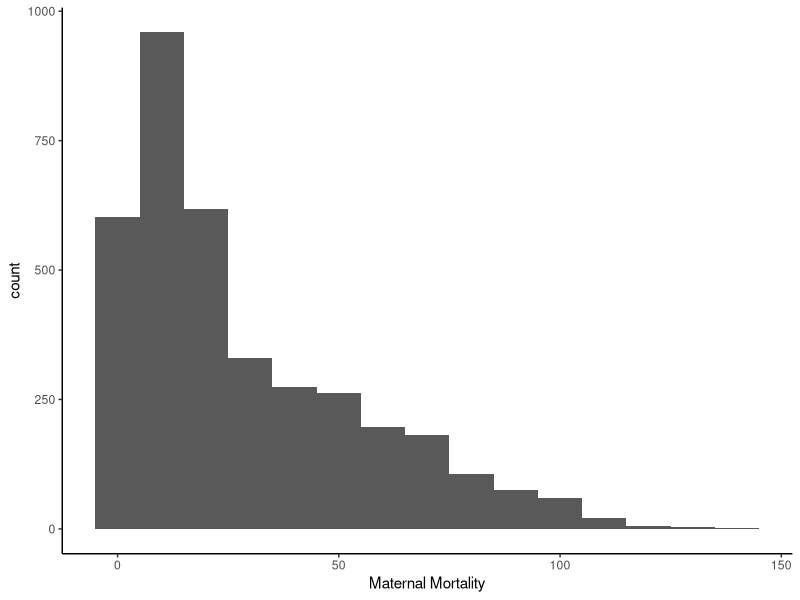
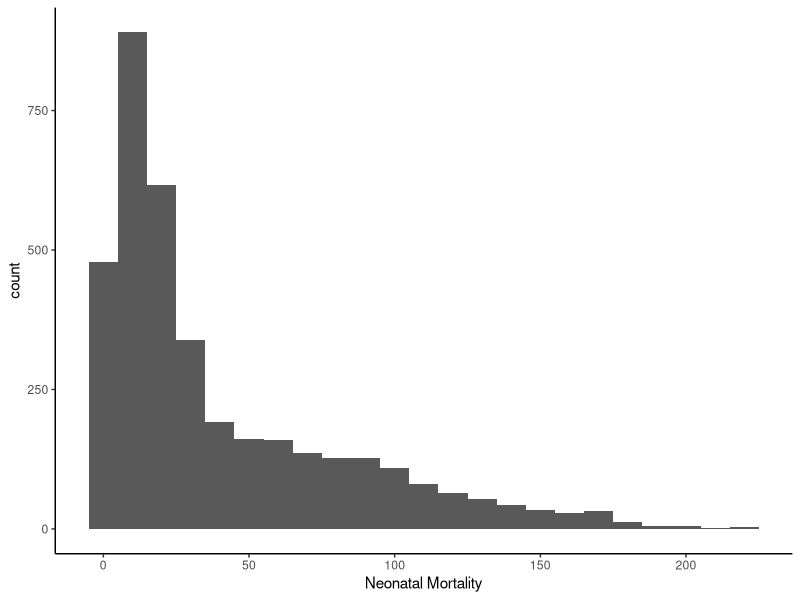
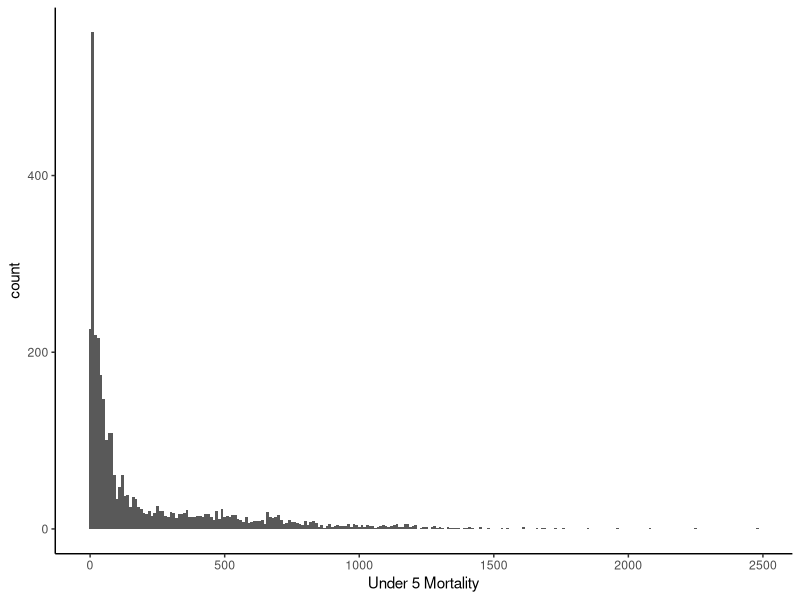
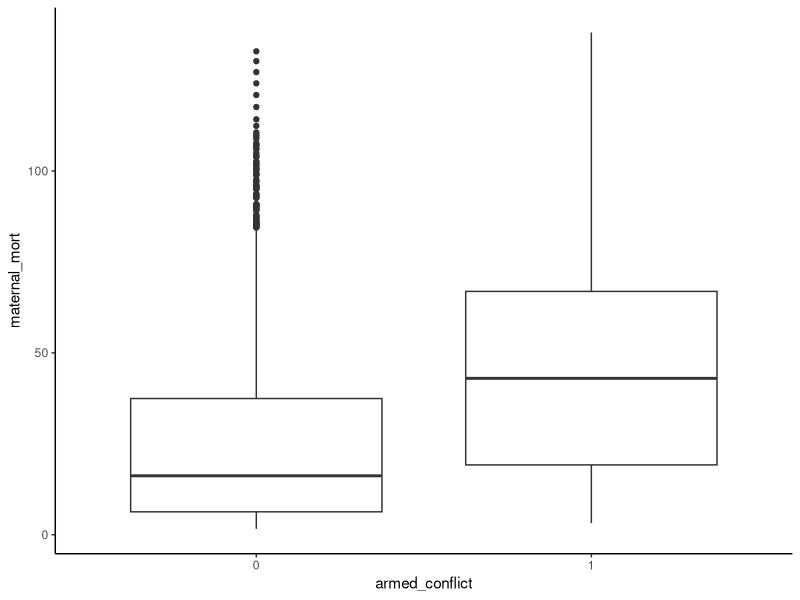
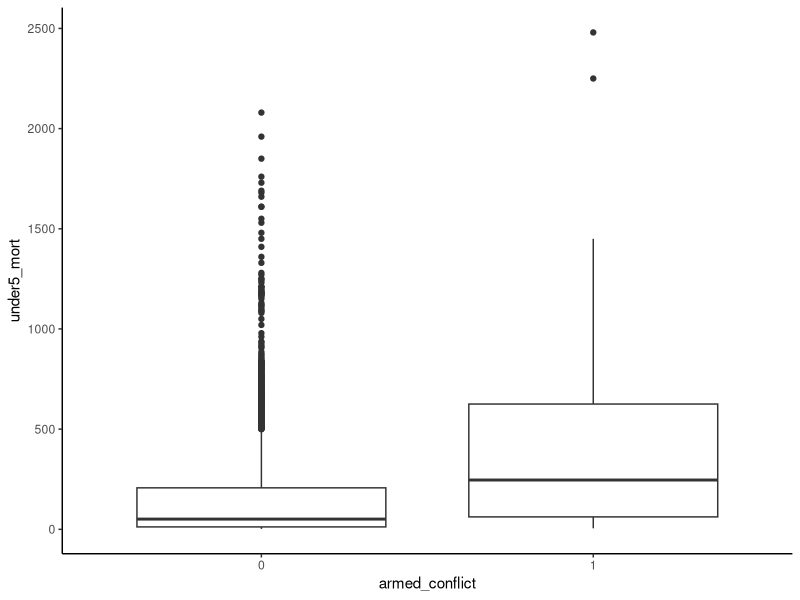
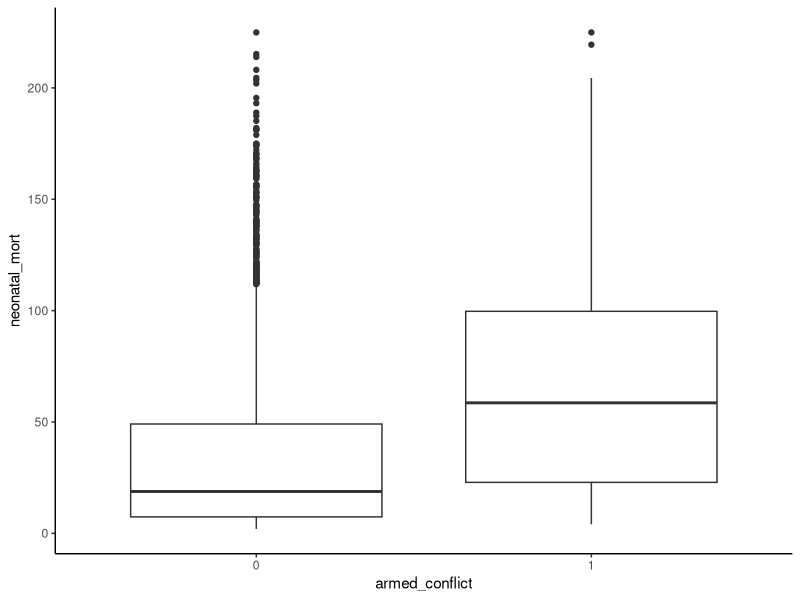
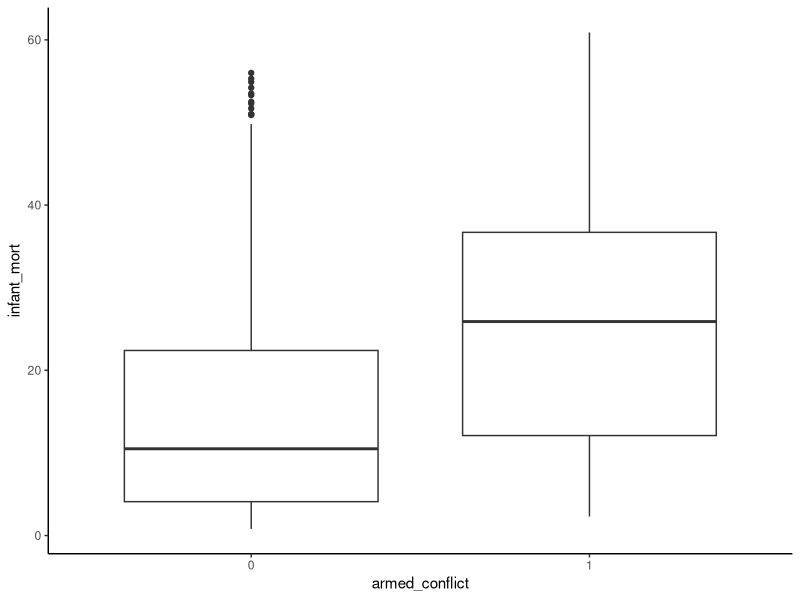
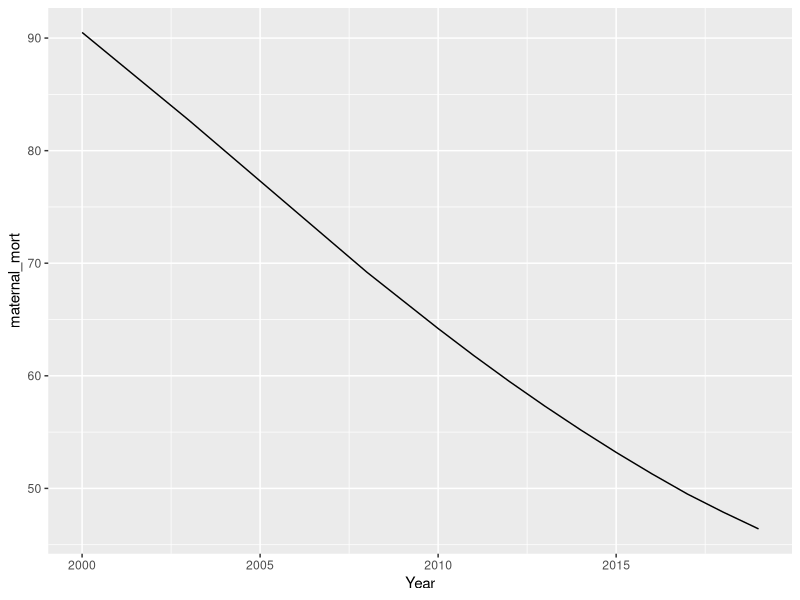

These charts were generated, in order, by the following R code:
## ---- chunk 1
library(tidyverse)
df <- read.csv("data/original/finalmerged_data.csv")
head(df)
tail(df)
df %>% slice_sample(n=6)
## ---- chunk 2
glimpse(df)
str(df)
summary(df)
## ---- chunk 3
df$armed_conflict <- factor(df$armed_conflict)
## ---- chunk 4
df %>% ggplot(aes(x = maternal_mort)) +
  geom_histogram(binwidth = 10) +
  theme_classic() +
  labs(
    x = "Maternal Mortality"
  )

df %>% ggplot(aes(x = neonatal_mort)) +
  geom_histogram(binwidth = 10) +
  theme_classic() +
  labs(
    x = "Neonatal Mortality"
  )

df %>% ggplot(aes(x = under5_mort)) +
  geom_histogram(binwidth = 10) +
  theme_classic() +
  labs(
    x = "Under 5 Mortality"
  )

## ---- chunk 5
ggplot(df, aes(x=armed_conflict, y=maternal_mort)) +
  geom_boxplot() +
  theme_classic()

ggplot(df, aes(x=armed_conflict, y=under5_mort)) +
  geom_boxplot() +
  theme_classic()

ggplot(df, aes(x=armed_conflict, y=neonatal_mort)) +
  geom_boxplot() +
  theme_classic()
ggplot(df, aes(x=armed_conflict, y=infant_mort)) +
  geom_boxplot() +
  theme_classic()
## ---- chunk 6
df %>% filter(ISO == "AFG") %>% ggplot(aes(x=Year, y=maternal_mort))+
  geom_line()

ggplot(df, aes(x=Year, y=log(maternal_mort))) + 
  geom_line(aes(group=ISO)) +
  facet_wrap(~armed_conflict)

ggplot(df, aes(x=Year, y=log(infant_mort))) + 
  geom_line(aes(group=ISO))+
  facet_wrap(~armed_conflict)

ggplot(df, aes(x=Year, y=log(neonatal_mort))) + 
  geom_line(aes(group=ISO))+
  facet_wrap(~armed_conflict)

ggplot(df, aes(x=Year, y=log(under5_mort))) + 
  geom_line(aes(group=ISO))+
  facet_wrap(~armed_conflict)
## ---- chunk 7
ggplot(df, aes(x=popdens, y=maternal_mort, col=armed_conflict))+
  geom_point()
## ---- chunk 8
df <- df %>% drop_na()
## ---- chunk 9
m1 <- lm(maternal_mort ~ armed_conflict, data = df)
summary(m1)
plot(m1)

m2 <- lm(maternal_mort ~ armed_conflict+drought+earthquake+region+GDP+OECD+OECD2023+popdens+urban+agedep+male_edu+temp, data = df)
summary(m2)
plot(m2)
